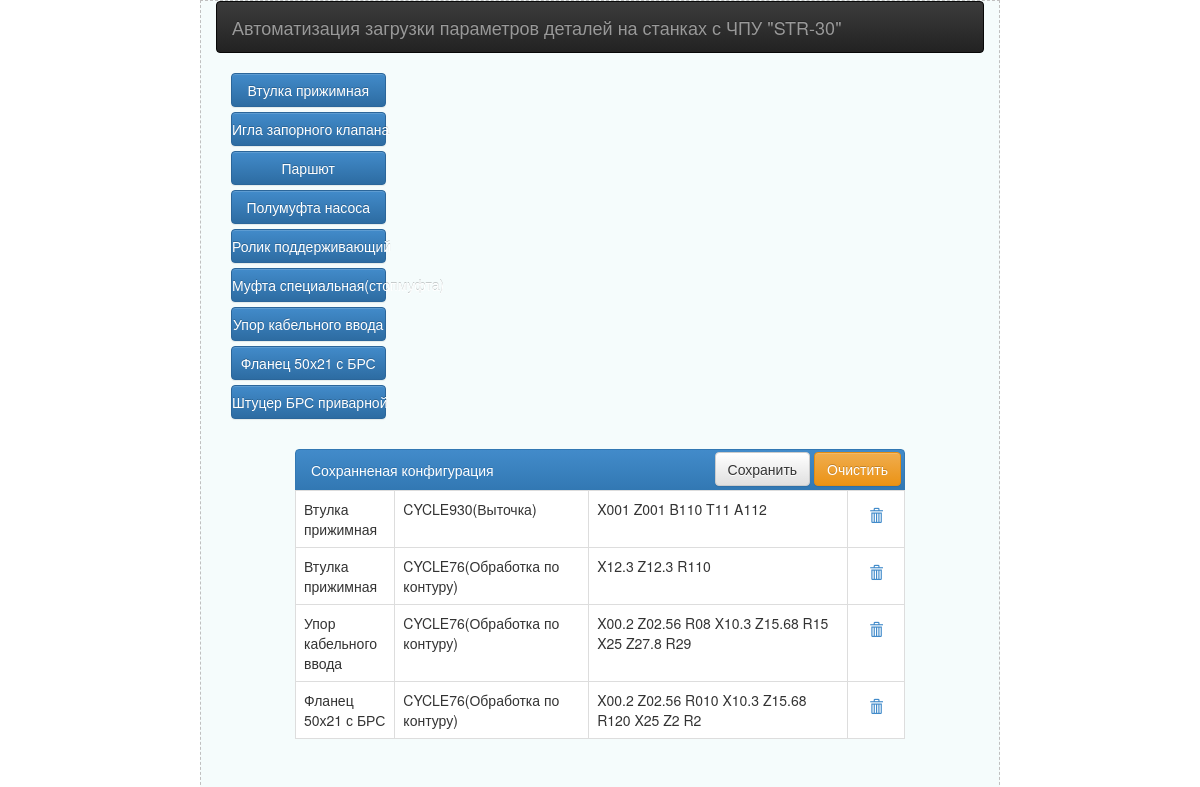
Before: / with the older database file.
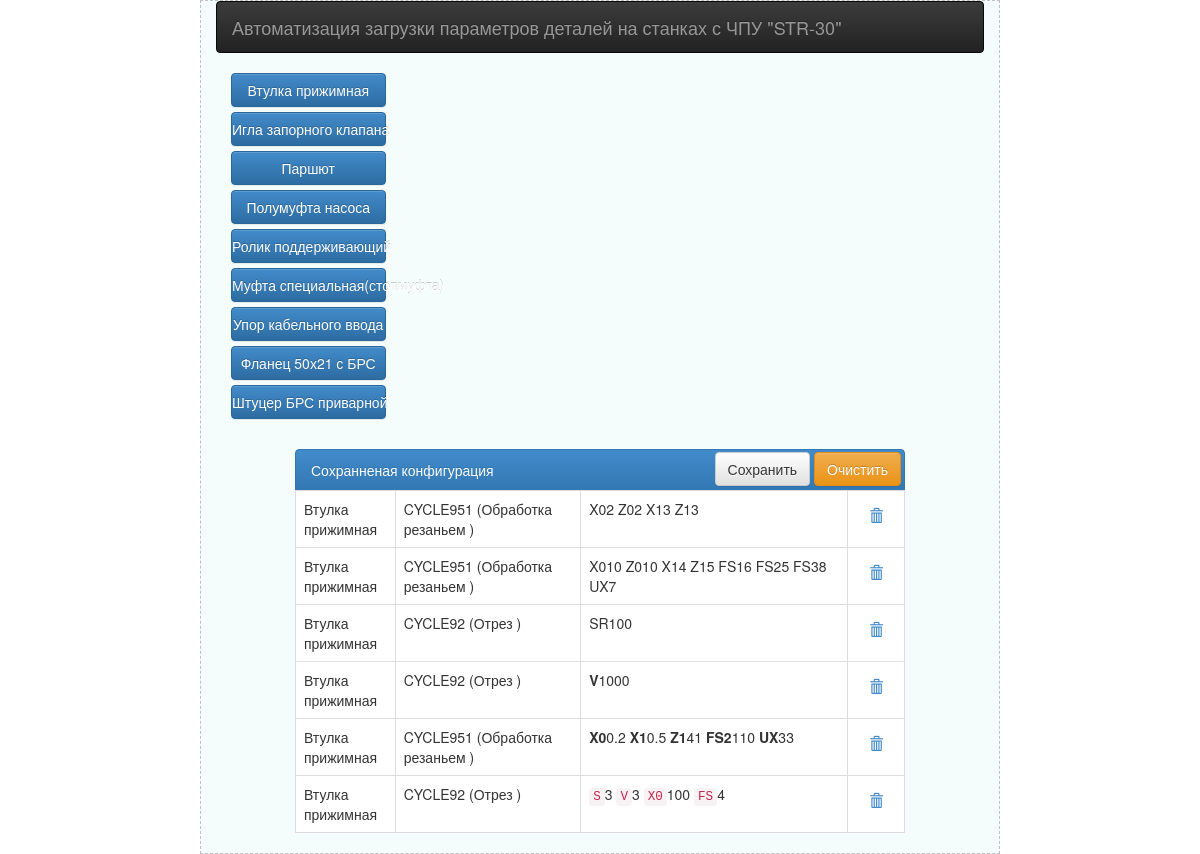
After: the same page with the newer database file.
### tables this page shows
CREATE TABLE IF NOT EXISTS `Details` (
  `id` int(11) NOT NULL,
  `name` varchar(255) NOT NULL
);

CREATE TABLE IF NOT EXISTS `save` (
  `id` int(11) NOT NULL,
  `id_for` int(11) DEFAULT NULL,
  `text` text,
  `id_details` int(11) DEFAULT NULL
);

CREATE TABLE IF NOT EXISTS `chpu_for` (
  `id` int(11) NOT NULL,
  `code` varchar(15) DEFAULT NULL COMMENT 'Код операции',
  `name` varchar(50) DEFAULT NULL COMMENT 'Наименование операции',
  `type` int(11) DEFAULT NULL
);

### config/routes.php (called while the page is built)
<?php
return [
    'for/([0-9]+)/parameter/([0-9]+)' => 'chpu/parameter/$1/$2',
    'for/([0-9]+)' => 'chpu/for/$1',
    'save/delete/([0-9]+)' => 'save/delete/$1',
    'add' => 'chpu/add',
    '' => 'chpu/index',
    'chpu' => 'news/index',
    'news/page-([0-9]+)' => 'news/index/$1',
    'products' => 'products/list',
];

### controllers/ChpuController.php (called while the page is built, shortened)
<?php
include_once ROOT . '/models/Chpu.php';
include_once ROOT . '/models/ChpuFor.php';
include_once ROOT . '/models/Save.php';
class ChpuController
{
    public function actionIndex()
    {
        $details = Chpu::getDetails();
        $save = Save::getSave();
        require_once(ROOT . '/views/chpu/index.php');
        return true;
    }
}

### index.php (called while the page is built, shortened)
<?php
require_once(ROOT.'/components/Router.php');
$router = new Router();
$router->run();
?>

### models/Chpu.php (called while the page is built, shortened)
<?php
class Chpu
{
    public static function getDetails()
    {
        $db = Db::getConnection();
        $result = $db->query('SELECT *  FROM  `Details` ORDER BY id');
        $result->setFetchMode(PDO::FETCH_ASSOC);
        $i = 0;
        while ($rows = $result->fetch()) {
            $list[$i]['id'] = $rows['id'];
            $list[$i]['name'] = $rows['name'];
            $i++;
        }
        return $list;
    }
    public static function getDetailsName($id){
        $db = Db::getConnection();
        $id = intval($id);
        $sql = "SELECT  name  FROM  `Details`  WHERE id = :id";
        $result = $db->prepare($sql);
        $result->bindParam(':id', $id);
        $result->setFetchMode(PDO::FETCH_ASSOC);
        $result->execute();
        $newsItem = $result->fetch();
        return $newsItem['name'];
    }
}

### models/Save.php (called while the page is built, shortened)
<?php
class Save
{
    public static function getSave()
    {
        if (self::getCountSave()) {
            $db = Db::getConnection();
            $result = $db->query('SELECT *  FROM  `save` ORDER BY id_details');
            $result->setFetchMode(PDO::FETCH_ASSOC);
            $i = 0;
            while ($rows = $result->fetch()) {
                $list[$i]['id'] = $rows['id'];
                $list[$i]['id_details'] = $rows['id_details'];
                $list[$i]['id_for'] = $rows['id_for'];
                $list[$i]['text'] = $rows['text'];
                $i++;
            }
        } else {
            $list = null;
        }
        return $list;
    }
    public static function getCountSave()
    {
        $db = Db::getConnection();
        $result = $db->query('SELECT count(id) AS count FROM `save`');
        $result->setFetchMode(PDO::FETCH_ASSOC);
        $row = $result->fetch();
        return $row['count'];
    }
}

### models/ChpuFor.php (called while the page is built, shortened)
<?php
class ChpuFor
{
    private static function findModel($id){
        $db = Db::getConnection();
        $id = intval($id);
        $sql = "SELECT  *  FROM  `chpu_for`  WHERE id = :id";
        $result = $db->prepare($sql);
        $result->bindParam(':id', $id);
        $result->setFetchMode(PDO::FETCH_ASSOC);
        $result->execute();
        $model = $result->fetch();
        return $model;
    }
    public static function getCode($id){
        $model = self::findModel($id);
        return $model['code'];
    }
    public static function getName($id){
        $model = self::findModel($id);
        return $model['name'];
    }
}

### views/chpu/index.php (the view, shortened to what this page needs)
<?php
include ROOT . '/views/laouyts/header.php';
include_once ROOT.'/models/Chpu.php';
include_once ROOT.'/models/ChpuFor.php';
?>
    <div class="row col-lg-12">
        <div class="col-lg-3">
            <?php foreach ($details as $item) : ?>
                <button type="button"
                        data-id="<?= $item['id']; ?>"
                        id="details<?= $item['id']; ?>"
                        class="btn btn-primary btn-block for_list"><?= $item['name'] ?>
                </button>
            <?php endforeach; ?>
        </div>
        <div class="col-lg-3 for-content"></div>
        <div class="col-lg-6 parameter-content"></div>
    </div>
<?php if ($save) : ?>
    <div class="row col-lg-10 col-lg-offset-1" style="margin-top: 30px">
        <div href="#" class="list-group-item active" style="color: white">
            Сохранненая конфигурация
            <div style="float: right; margin-top: -8px; margin-right: -12px">
                <form action="" method="post">
                    <input type="submit" name="save" class="btn btn-default" value="Сохранить"/>
                    <input type="submit" name="clear" class="btn btn-warning" value="Очистить"/>
                </form>
            </div>
        </div>
            <table class="col-md-12 table table-bordered table-responsive" style="z-index: 10000; background: white" >
            <?php foreach ($save as $item) : ?>
                    <tr id="for_param_<?=$item['id']?>">
                        <td class="col-md-2">
                            <?= Chpu::getDetailsName($item['id_details']) ?>
                        </td>
                        <td class="col-md-4">
                            <?= ChpuFor::getCode($item['id_for']).'('.ChpuFor::getName($item['id_for']).')' ?>
                        </td>
                        <td class="col-md-6">
                            <?= $item['text'] ?>
                        </td>
                        <td>
                            <button type="button" class="btn btn-link btn-param-delete" data-id = "<?=$item['id']?>" title="Удалить запись"><span class="glyphicon glyphicon-trash"></span> </button>
                        </td>
                    </tr>
            <?php endforeach; ?>
            </table>
    </div>
<?php endif ?>
<?php
include ROOT . '/views/laouyts/footer.php'
?>

### components/Router.php (shortened to what this page needs)
<?php
class Router
{
    private $routes;
    public function __construct()
    {
        $routesPath = ROOT . '/config/routes.php';
        $this->routes = include($routesPath);
    }
    private function getURI()
    {
        if (!empty($_SERVER['REQUEST_URI'])) {
            return trim($_SERVER['REQUEST_URI'], '/');
        }
    }
    public function run()
    {
        $uri = $this->getURI();
        foreach ($this->routes as $uriPattern => $path) {
            $result = null;
            if (preg_match("~$uriPattern~", $uri)) {
                $internalRoute = preg_replace("~$uriPattern~", $path, $uri);
                $segments = explode('/', $internalRoute);
                $controllerName = array_shift($segments) . 'Controller';
                $actionName = 'action' . ucfirst(array_shift($segments));
                $parameters = $segments;
                $controllerObject = new $controllerName;
                $result = call_user_func_array(array($controllerObject, $actionName), $parameters);
            }
            if ($result != null) {
                break;
            }
        }
    }
}

### views/laouyts/header.php (shortened to what this page needs)
<!doctype html>
<html lang="ru">
<head>
    <link href="/template/css/bootstrap/css/bootstrap.min.css" rel="stylesheet">
    <link href="/template/css/bootstrap/css/bootstrap-theme.css" rel="stylesheet">
    <link href="/template/css/font-awesome.min.css" rel="stylesheet">
    <link href="/template/css/site.css" rel="stylesheet">
</head>
<body>
<div class=" col-lg-8 col-lg-offset-2 col-md-8 col-md-offset-2 col-sm-8 col-sm-offset-2" style="background: #F5FCFC; min-height: 800px; border: 1px dashed silver ">
<nav class="navbar navbar-inverse" role="navigation">
    <div class="container-fluid">
        <div class="navbar-header">
            <a class="navbar-brand" href="/">Автоматизация загрузки параметров деталей на станках с ЧПУ "STR-30"</a>
        </div>
    </div>
</nav>

### views/laouyts/footer.php (shortened to what this page needs)
</div>
</body>
</html>

### template/css/site.css (style rules this page uses)
html, body { min-height: 100%; }

Changed rows visible on the page:
changed save (number 1 of 6 on the later page): id_for.code "CYCLE930" → "CYCLE951"; id_for.name "Выточка" → "Обработка резаньем"; text "X001 Z001 B110 T11 A112" → "X02 Z02 X13 Z13"
changed save (number 2 of 6 on the later page): id_for.code "CYCLE76" → "CYCLE951"; id_for.name "Обработка по контуру" → "Обработка резаньем"; text "X12.3 Z12.3 R110" → "X010 Z010 X14 Z15 FS16 FS25 FS38 UX7"
added save: id_details.name "Втулка прижимная", id_for.code "CYCLE92", id_for.name "Отрез", text "SR100"
changed save (number 4 of 6 on the later page): id_details.name "Фланец 50х21 с БРС" → "Втулка прижимная"; id_for.code "CYCLE76" → "CYCLE92"; id_for.name "Обработка по контуру" → "Отрез"; text "X00.2 Z02.56 R010 X10.3 Z15.68 R120 X25 Z2 R2" → "V 1000"; moves up the list
added save: id_details.name "Втулка прижимная", id_for.code "CYCLE951", id_for.name "Обработка резаньем", text "X0 0.2 X1 0.5 Z1 41 FS2 110 UX 33"
changed save (number 6 of 6 on the later page): id_details.name "Упор кабельного ввода" → "Втулка прижимная"; id_for.code "CYCLE76" → "CYCLE92"; id_for.name "Обработка по контуру" → "Отрез"; text "X00.2 Z02.56 R08 X10.3 Z15.68 R15 X25 Z27.8 R29" → "S 3 V 3 X0 100 FS 4"
